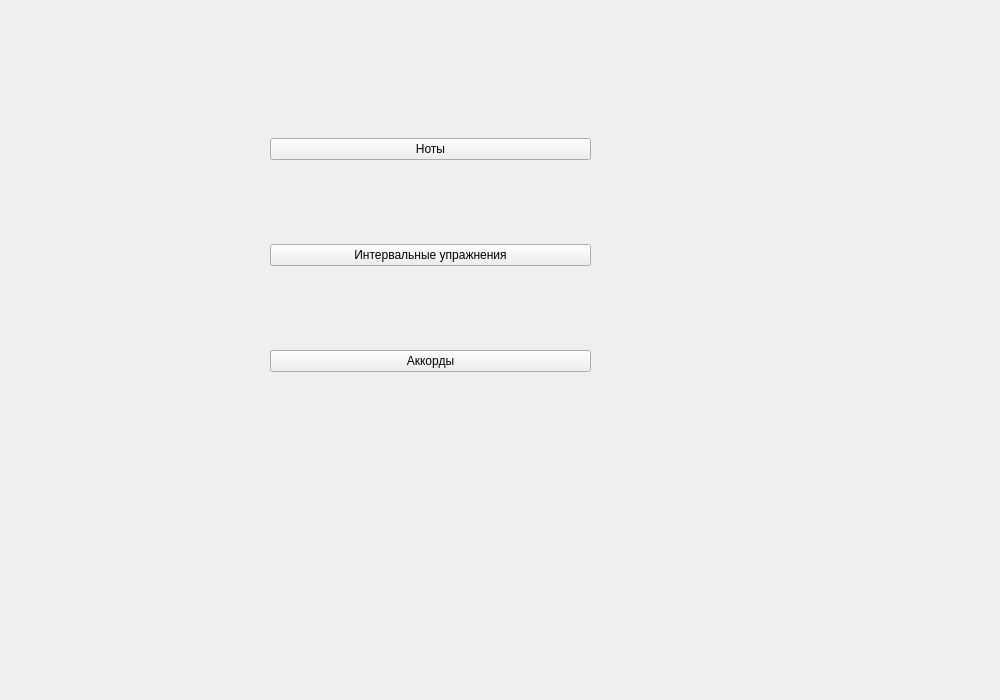
<?xml version="1.0" encoding="UTF-8"?>
<ui version="4.0">
 <class>MainMenuWidget</class>
 <widget class="QWidget" name="MainMenuWidget">
  <property name="geometry">
   <rect>
    <x>0</x>
    <y>0</y>
    <width>1000</width>
    <height>700</height>
   </rect>
  </property>
  <property name="windowTitle">
   <string>Form</string>
  </property>
  <widget class="QWidget" name="gridLayoutWidget">
   <property name="geometry">
    <rect>
     <x>270</x>
     <y>60</y>
     <width>321</width>
     <height>391</height>
    </rect>
   </property>
   <layout class="QGridLayout" name="gridLayout">
    <item row="3" column="0">
     <widget class="QPushButton" name="chordBtn">
      <property name="text">
       <string>Аккорды</string>
      </property>
     </widget>
    </item>
    <item row="1" column="0">
     <widget class="QPushButton" name="noteBtn">
      <property name="text">
       <string>Ноты</string>
      </property>
     </widget>
    </item>
    <item row="2" column="0">
     <widget class="QPushButton" name="intervalBtn">
      <property name="text">
       <string>Интервальные упражнения</string>
      </property>
     </widget>
    </item>
   </layout>
  </widget>
 </widget>
 <resources/>
 <connections/>
</ui>
